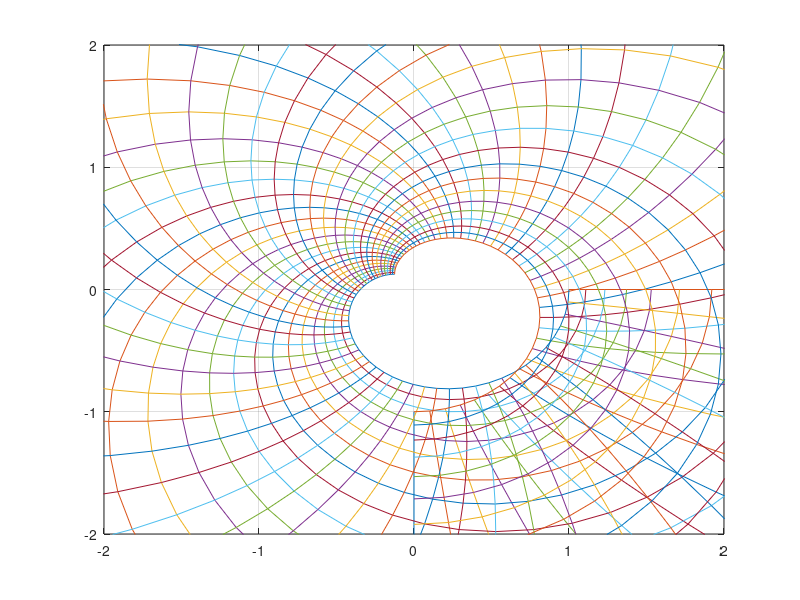

Reproduce this figure in MATLAB. (Note: this script raises an error after producing the figure.)
clear all; close all;
power = linspace(-5,5,200);

reals = linspace(0,1,50);
imags = transpose(linspace(0,1,50)*1i);

grid_points = reals + imags;

figure(1);
for n = power
plot(grid_points.^n); hold on;
plot( transpose(grid_points).^n ); hold off;
axis([-1,1,-1,1]*2);
grid on
title(strcat('f(z) = z*^{',strcat(string(n)),'}'));
drawnow;
end